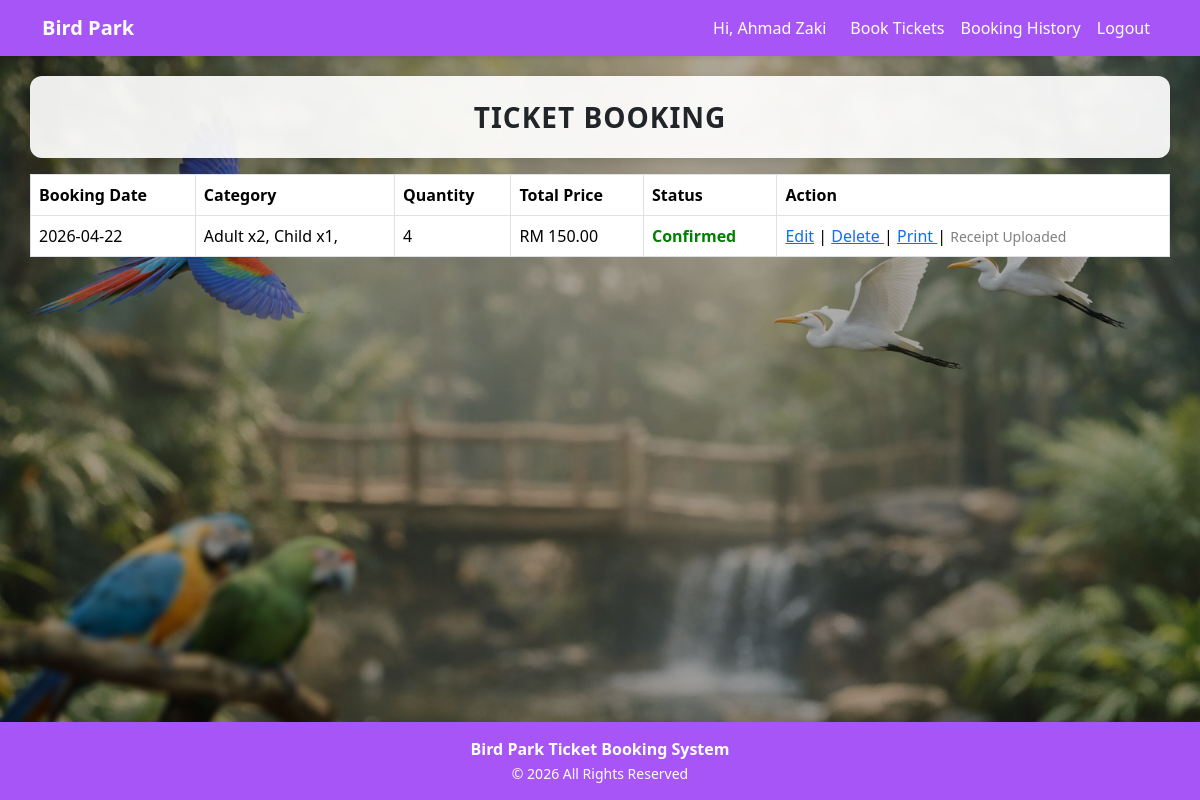
Page /User_project/booking_history.php (signed in) on the committed database.
### tables this page shows
CREATE TABLE `bookings` (
  `id` int(11) NOT NULL,
  `user_id` int(11) DEFAULT NULL,
  `fullname` varchar(100) DEFAULT NULL,
  `phone` varchar(20) DEFAULT NULL,
  `booking_date` date NOT NULL,
  `ticket_category` varchar(20) NOT NULL,
  `quantity` int(11) NOT NULL,
  `total_price` decimal(10,2) NOT NULL,
  `created_at` timestamp NOT NULL DEFAULT current_timestamp(),
  `status` enum('Pending','Paid','Confirmed') NOT NULL DEFAULT 'Pending',
  `receipt` varchar(255) NOT NULL
);

### User_project/booking_history.php (the view, shortened to what this page needs)
<?php
include "conn.php";
include "header.php";
$user_id = $_SESSION['user_id'];
$stmt = mysqli_prepare($conn, "SELECT * FROM bookings WHERE user_id=? ORDER BY created_at DESC");
mysqli_stmt_bind_param($stmt,"i",$user_id);
mysqli_stmt_execute($stmt);
$result = mysqli_stmt_get_result($stmt);
?>
<div class="form-box text-center fw-bold mb-3 booking-title">
    TICKET BOOKING
</div>
<table class="table table-bordered">
<tr>
    <th>Booking Date</th>
    <th>Category</th>
    <th>Quantity</th>
    <th>Total Price</th>
    <th>Status</th>
    <th>Action</th>
</tr>
<?php while($row = mysqli_fetch_assoc($result)){ ?>
<tr>
    <td><?= htmlspecialchars($row['booking_date']); ?></td>
    <td><?= htmlspecialchars($row['ticket_category']); ?></td>
    <td><?= htmlspecialchars($row['quantity']); ?></td>
    <td>RM <?= htmlspecialchars($row['total_price']); ?></td>
    <td>
        <?php if($row['status'] == "Pending"): ?>
            <span style="color:orange;font-weight:bold;">Pending</span>
        <?php elseif($row['status'] == "Paid"): ?>
            <span style="color:blue;font-weight:bold;">Paid</span>
        <?php else: ?>
            <span style="color:green;font-weight:bold;">Confirmed</span>
        <?php endif; ?>
    </td>
    <td>
        <a href="edit_booking.php?id=<?= $row['id']; ?>">Edit</a> |
        <a href="delete_booking.php?id=<?= $row['id']; ?>"
           onclick="return confirm('Delete this booking?')">
           Delete
        </a> |
        <a href="print_ticket.php?id=<?= $row['id']; ?>">
            Print
        </a> |
        <?php if($row['status'] == "Pending"): ?>
            <a href="upload_receipt.php?id=<?= $row['id']; ?>">
                Upload Receipt
            </a>
        <?php else: ?>
            <small style="color:gray;">Receipt Uploaded</small>
        <?php endif; ?>
    </td>
</tr>
<?php } ?>
</table>
<?php include "footer.php"; ?>

### User_project/header.php (style rules this page uses)
body { min-height: 100vh; background: #f7f7f7; position: relative; }
body::before { content: ""; position: fixed; width: 100%; height: 100%; background: linear-gradient(rgba(0,0,0,0.3), rgba(0,0,0,0.3)), url("images/birdpark_bg.jpg") center/cover no-repeat; z-index: -1; }

### User_project/booking_history.php (style rules this page uses)
.form-box { background: rgba(255,255,255,0.92); padding: 20px; border-radius: 12px; box-shadow: 0 3px 10px rgba(0,0,0,0.12); margin-bottom: 15px; }
.booking-title { font-size: 28px; letter-spacing: 1px; }

### rows in the picture
bookings: booking_date "2026-04-22", ticket_category "Adult x2, Child x1,", quantity "4", total_price "150.00", status "Confirmed"

### other values in the picture
$_SESSION['fullname'] "Ahmad Zaki"
